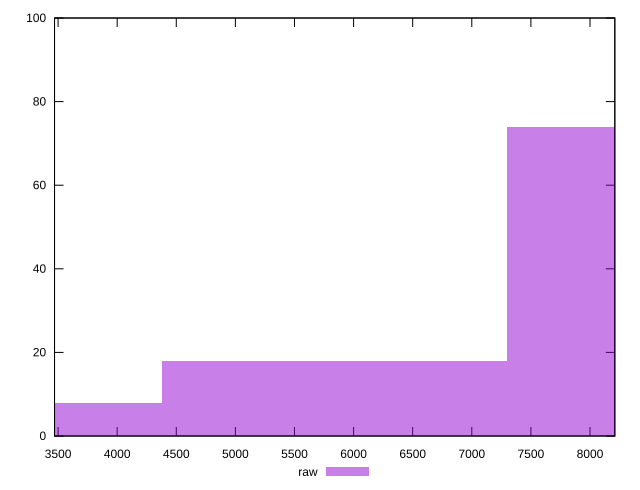

Write gnuplot code to recreate this figure.
reset

$raw <<EOF
8757.409213437882 74
5838.272808958588 18
2919.136404479294 8
EOF

set key outside below
set boxwidth 2919.136404479294
set xrange [3470:8210]
set yrange [0:100]
set trange [0:100]
set style fill transparent solid 0.5 noborder
set terminal svg size 640, 490 enhanced background rgb 'white'
set output "report_00013_2021-02-09T12-04-24.940Z/uses-text-compression/samples/pages/raw/histogram.svg"

plot $raw title "raw" with boxes

reset
